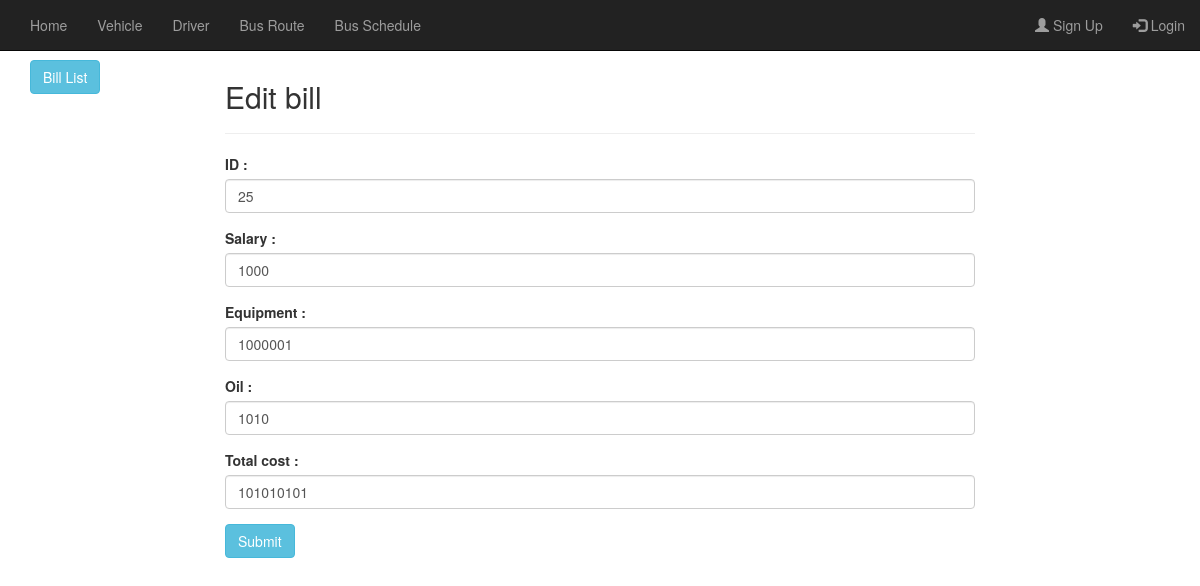
/editbill.php?id=25, run on the app's committed database.
### tables this page shows
CREATE TABLE `bill` (
  `bill_id` int(11) NOT NULL,
  `id` varchar(255) NOT NULL,
  `username` varchar(100) NOT NULL,
  `salary` int(255) NOT NULL,
  `equipment` int(255) NOT NULL,
  `oil` int(255) NOT NULL,
  `tcost` int(255) NOT NULL
);

### editbill.php (the view, shortened to what this page needs)
<?php
   $id= $_GET['id'];
   $conn=mysqli_connect('localhost','root','','vehicle management');
   $sql="SELECT * FROM bill WHERE id='$id'";
   $result=mysqli_query($conn,$sql);
   $std=mysqli_fetch_assoc($result);
?>
<!DOCTYPE html>
<html lang="en">
  <head>
    <link href="css/bootstrap.min.css" rel="stylesheet">
  </head>
  <body>
    <br><br><br>
	 <?php include 'navbar.php';?>
    <div class="container">
      <div class="row">
        <div class="col-md-2">
          <a class="btn btn-info" href="index.php">Bill List</a>
        </div>
        <div class="col-md-8">
        <h2>Edit bill</h2>
        <hr>
        <form action="updatebill.php?id=<?php echo '$id'.'$bill_id'; ?>" method="POST">
        <div class="form-group">
          <label for="name">ID :</label>
          <input required type="text" class="form-control" name="id" placeholder="vehicle id" value="<?php echo $std['id']?>">
        </div>
        <div class="form-group">
          <label for="Roll">Salary :</label>
          <input required type="text" class="form-control" name="salary" placeholder="Salary" value="<?php echo $std['salary']?>">
        </div>
        <div class="form-group">
          <label for="Age">Equipment :</label>
          <input type="text" class="form-control" name="equipment" placeholder="Equipment" value="<?php echo $std['equipment']?>">
        </div>
        <div class="form-group">
          <label for="Address">Oil :</label>
          <input type="text" class="form-control" name="oil" placeholder="Oil" value="<?php echo $std['oil']?>">
        </div>
        <div class="form-group">
          <label for="Mobile">Total cost :</label>
          <input type="text" class="form-control" name="tcost" placeholder="Total cost" value="<?php echo $std['tcost']?>">
        </div>
        <button type="submit" class="btn btn-info">Submit</button>
      </form>
        </div>
      </div>
    </div>
  </body>
</html>

### data on the page
bill: id "25", salary "1000", equipment "1000001", oil "1010", tcost "101010101"
